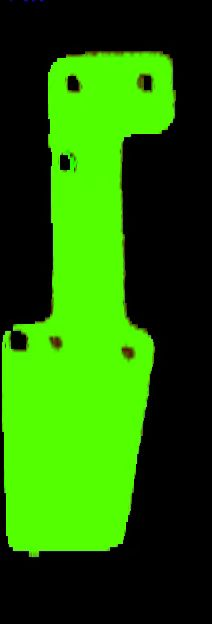
#> input picture 实验三/image1.jpg, 212 x 624 px
$ python experiment3.py
#> lines starting #> are read from the running program, lines starting #| are printed output that depends on the picture; after the words box and inside, x2 and y2 are one past the last pixel; in counts of white or black regions, pixels touching at a corner belong together
from itertools import combinations
from pathlib import Path

import cv2
import numpy as np


BASE_DIR = Path(__file__).resolve().parent
RESULT_DIR = BASE_DIR / "results"
RESULT_DIR.mkdir(exist_ok=True)


def imread(path, flags=cv2.IMREAD_COLOR):
    # 兼容中文路径读取，避免 cv2.imread 直接读取失败。
    data = np.fromfile(str(path), dtype=np.uint8)
    image = cv2.imdecode(data, flags)
    if image is None:
        raise FileNotFoundError(path)
    return image


def imwrite(path, image):
    # 兼容中文路径保存，结果图统一写入 results 目录。
    ext = Path(path).suffix
    ok, buf = cv2.imencode(ext, image)
    if not ok:
        raise RuntimeError(f"failed to encode {path}")
    buf.tofile(str(path))


def green_mask(image):
    # 绿色工件与黑色背景差异明显，HSV 阈值用于提取工件区域。
    hsv = cv2.cvtColor(image, cv2.COLOR_BGR2HSV)
    mask = cv2.inRange(hsv, np.array([35, 70, 60]), np.array([90, 255, 255]))
    mask = cv2.morphologyEx(mask, cv2.MORPH_CLOSE, cv2.getStructuringElement(cv2.MORPH_RECT, (5, 5)))
    return mask


def hole_contours(image):
    # 先填充工件外轮廓，再只在工件内部寻找黑色孔洞，排除外部黑背景。
    gray = cv2.cvtColor(image, cv2.COLOR_BGR2GRAY)
    mask = green_mask(image)
    contours, _ = cv2.findContours(mask, cv2.RETR_EXTERNAL, cv2.CHAIN_APPROX_SIMPLE)
    solid = np.zeros_like(mask)
    if contours:
        cv2.drawContours(solid, contours, -1, 255, thickness=cv2.FILLED)
    dark = cv2.inRange(gray, 0, 70)
    holes = cv2.bitwise_and(dark, solid)
    holes = cv2.morphologyEx(holes, cv2.MORPH_OPEN, cv2.getStructuringElement(cv2.MORPH_RECT, (3, 3)))
    contours, _ = cv2.findContours(holes, cv2.RETR_EXTERNAL, cv2.CHAIN_APPROX_SIMPLE)
    return [c for c in contours if cv2.contourArea(c) > 30], holes


def detect_round_holes(image_path, output_name):
    # 圆孔检测：提取孔洞轮廓，按圆度过滤，再计算最小外接圆。
    image = imread(BASE_DIR / image_path)
    contours, holes = hole_contours(image)

    circles = []
    marked = image.copy()
    for contour in contours:
        area = cv2.contourArea(contour)
        perimeter = cv2.arcLength(contour, True)
        if perimeter == 0:
            continue
        # 圆度越接近 1 越接近圆形，用于过滤非圆孔噪声。
        circularity = 4 * np.pi * area / (perimeter * perimeter)
        (x, y), radius = cv2.minEnclosingCircle(contour)
        if circularity > 0.45 and 3 < radius < 80:
            circles.append((float(x), float(y), float(radius), float(area)))

    circles = sorted(circles, key=lambda item: (item[1], item[0]))
    for idx, (x, y, radius, area) in enumerate(circles):
        cv2.circle(marked, (int(x), int(y)), int(radius), (0, 0, 255), 2)
        cv2.circle(marked, (int(x), int(y)), 3, (255, 0, 0), -1)
        cv2.putText(marked, f"C{idx}", (int(x) + 5, int(y) - 5), cv2.FONT_HERSHEY_SIMPLEX, 0.5, (0, 0, 255), 2)

    imwrite(RESULT_DIR / f"{output_name}_holes_mask.png", holes)
    imwrite(RESULT_DIR / f"{output_name}_round_holes.png", marked)
    return circles


def detect_slot_holes():
    # 长形孔检测：对孔洞轮廓求最小外接矩形，长宽比大于 2 视为长形孔。
    image = imread(BASE_DIR / "image2.jpg")
    contours, holes = hole_contours(image)

    slots = []
    marked = image.copy()
    for contour in contours:
        area = cv2.contourArea(contour)
        if area < 250:
            continue
        rect = cv2.minAreaRect(contour)
        (cx, cy), (w, h), angle = rect
        length = max(w, h)
        width = min(w, h)
        if width == 0 or length / width < 2.0:
            continue
        slots.append((cx, cy, length, width, area, rect, contour))

    slots = sorted(slots, key=lambda item: item[1])
    for idx, (cx, cy, length, width, area, rect, contour) in enumerate(slots):
        box = cv2.boxPoints(rect)
        box = box.astype(np.int32)
        cv2.drawContours(marked, [box], 0, (0, 0, 255), 2)
        cv2.putText(marked, f"S{idx}", (int(cx), int(cy)), cv2.FONT_HERSHEY_SIMPLEX, 0.45, (255, 0, 0), 2)

    imwrite(RESULT_DIR / "image2_slots_mask.png", holes)
    imwrite(RESULT_DIR / "image2_slot_detection.png", marked)
    return slots


def pair_distances(circles, limit=None):
    # 根据圆心坐标计算两两孔心距，结果单位为像素。
    pairs = []
    selected = circles[:limit] if limit else circles
    for (i, a), (j, b) in combinations(enumerate(selected), 2):
        distance = float(np.hypot(a[0] - b[0], a[1] - b[1]))
        pairs.append((i, j, distance))
    return pairs


def main():
    circles1 = detect_round_holes("image1.jpg", "image1")
#> in imread, image is the input picture: shape (624, 212, 3); mean B, G, R 1.7, 102.3, 34.5
#> in green_mask, `hsv = cv2.cvtColor(image, cv2.COLOR_BGR2HSV)`: hsv: shape (624, 212, 3); mean H, S, V 26.1, 120.5, 102.5
#> in green_mask, `mask = cv2.inRange(hsv, np.array([35, 70, 60]), np.array([90, 255, 255..`: mask: shape (624, 212); 40.8% white; 2 white regions (1 under 20 px), largest, box (x1, y1, x2, y2) and area: (2, 51, 176, 557) 53987
#> in green_mask, `mask = cv2.morphologyEx(mask, cv2.MORPH_CLOSE, cv2.getStructuringEleme..`:
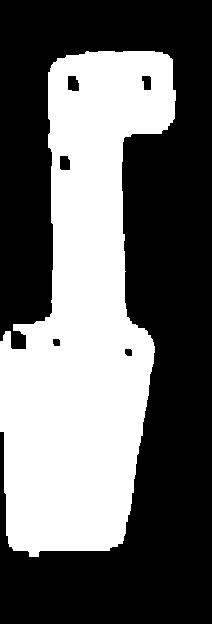
#> mask: shape (624, 212); 41% white; 1 white region
#> in hole_contours, `contours, _ = cv2.findContours(mask, cv2.RETR_EXTERNAL, cv2.CHAIN_APPR..`: contours = 1 contour; box (x1, y1, x2, y2) and area: (0, 51, 176, 557) 54026
#> in hole_contours, `cv2.drawContours(solid, contours, -1, 255, thickness=cv2.FILLED)`: solid: shape (624, 212); 41.4% white; 1 white region, box (x1, y1, x2, y2) and area: (0, 51, 176, 557) 54720
#> in hole_contours, `dark = cv2.inRange(gray, 0, 70)`: dark: shape (624, 212); 59.3% white; 1 black region, box (x1, y1, x2, y2) and area: (2, 51, 176, 557) 53837
#> in hole_contours, `holes = cv2.bitwise_and(dark, solid)`: holes: shape (624, 212); 0.67% white; 77 white regions (71 under 20 px), largest, box (x1, y1, x2, y2) and area: (0, 341, 3, 432) 183, (68, 76, 79, 91) 148, (60, 155, 70, 170) 142, (139, 75, 152, 91) 124, (122, 348, 133, 358) 70, (50, 338, 61, 347) 60
#> in hole_contours, `holes = cv2.morphologyEx(holes, cv2.MORPH_OPEN, cv2.getStructuringElem..`: holes: shape (624, 212); 0.53% white; 6 white regions
#> in hole_contours, `contours, _ = cv2.findContours(holes, cv2.RETR_EXTERNAL, cv2.CHAIN_APP..`: contours = 6 contours; box (x1, y1, x2, y2) and area: (68, 76, 79, 91) 125, (60, 155, 70, 170) 118, (141, 75, 152, 90) 92, (0, 341, 2, 432) 90, (123, 348, 133, 357) 51, (54, 338, 61, 347) 36
#> the loop in detect_round_holes, `for contour in contours:` made 6 passes
#> (area, perimeter, circularity, x, y, radius) on passes 1, 3, 4, 5, 6: (51, 30.49, 0.69, 127.5, 351.5, 5.7), (36.5, 23.9, 0.803, 57.08, 341.8, 4.33), (118.5, 45.41, 0.722, 64.5, 162, 8.32), (125, 45.66, 0.754, 73, 83, 8.6), (91.5, 45.07, 0.566, 145.5, 82, 8.32)
#> (contour, area, perimeter, circularity, x, y, radius) on pass 2: ([[0, 341], [0, 431], [1, 431], [1, 341]], 90, 182, 0.0341, 0.5, 386, 45)
#> after the loop in detect_round_holes, `for contour in contours:`: circles = [(127.5, 351.5, 5.7, 51), (57.08, 341.8, 4.33, 36.5), (64.5, 162, 8.32, 118.5), (73, 83, 8.6, 125), (145.5, 82, 8.32, 91.5)]
#> in detect_round_holes, `circles = sorted(circles, key=lambda item: (item[1], item[0]))`: circles = [(145.5, 82, 8.32, 91.5), (73, 83, 8.6, 125), (64.5, 162, 8.32, 118.5), (57.08, 341.8, 4.33, 36.5), (127.5, 351.5, 5.7, 51)]
#> the loop in detect_round_holes, `for idx, (x, y, radius, area) in enumerate(circles):` made 5 passes
#> after the loop in detect_round_holes, `for idx, (x, y, radius, area) in enumerate(circles):`: marked: shape (624, 212, 3); 1.12% of pixels changed, all inside (x1, y1, x2, y2) = (52, 66, 171, 358)
#> in imwrite, `ok, buf = cv2.imencode(ext, image)`: buf = 1336 values, max 255 at index 36, min 0 at index 8, mean 81.8
#> circles1 has the same summary as circles in detect_round_holes
    slots = detect_slot_holes()
#> call 2 of imread, with flags = 1
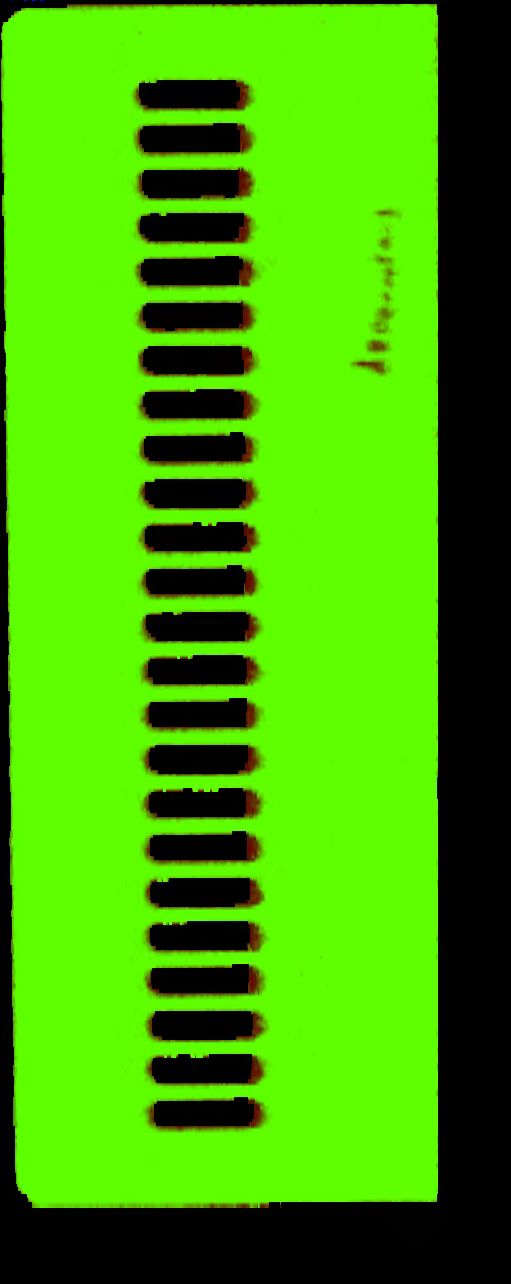
#> input picture 实验三/image2.jpg, 511 x 1284 px
#> in imread, image is the input picture: shape (1284, 511, 3); mean B, G, R 2.1, 169.4, 66
#> in green_mask (call 2), `hsv = cv2.cvtColor(image, cv2.COLOR_BGR2HSV)`: hsv: shape (1284, 511, 3); mean H, S, V 42.1, 200.7, 170.2
#> in green_mask (call 2), `mask = cv2.inRange(hsv, np.array([35, 70, 60]), np.array([90, 255, 255..`: mask: shape (1284, 511); 67.6% white; 27 black regions, largest, box (x1, y1, x2, y2) and area: (0, 0, 511, 1284) 140340, (140, 346, 254, 376) 3166, (148, 1011, 262, 1040) 3094
#> in green_mask (call 2), `mask = cv2.morphologyEx(mask, cv2.MORPH_CLOSE, cv2.getStructuringEleme..`: mask: shape (1284, 511); 67.7% white; 28 black regions
#> in hole_contours (call 2), `contours, _ = cv2.findContours(mask, cv2.RETR_EXTERNAL, cv2.CHAIN_APPR..`: contours = 1 contour; box (x1, y1, x2, y2) and area: (0, 4, 438, 1208) 514446
#> in hole_contours (call 2), `cv2.drawContours(solid, contours, -1, 255, thickness=cv2.FILLED)`: solid: shape (1284, 511); 78.7% white; 2 black regions, box (x1, y1, x2, y2) and area: (0, 0, 511, 1284) 139961, (0, 173, 4, 195) 87
#> in hole_contours (call 2), `dark = cv2.inRange(gray, 0, 70)`: dark: shape (1284, 511); 32% white; 29 white regions (3 under 20 px), largest, box (x1, y1, x2, y2) and area: (0, 0, 511, 1284) 140203, (140, 346, 252, 376) 3034, (139, 213, 250, 242) 3022
#> in hole_contours (call 2), `holes = cv2.bitwise_and(dark, solid)`: holes: shape (1284, 511); 10.7% white; 52 white regions (25 under 20 px), largest, box (x1, y1, x2, y2) and area: (140, 346, 252, 376) 3034, (139, 213, 250, 242) 3022, (149, 1011, 262, 1041) 2994
#> in hole_contours (call 2), `holes = cv2.morphologyEx(holes, cv2.MORPH_OPEN, cv2.getStructuringElem..`: holes: shape (1284, 511); 10.6% white; 30 white regions (2 under 20 px)
#> in hole_contours (call 2), `contours, _ = cv2.findContours(holes, cv2.RETR_EXTERNAL, cv2.CHAIN_APP..`: contours = 30 contours, 4 with area under 20; largest, box (x1, y1, x2, y2) and area: (140, 346, 252, 375) 2892, (139, 213, 249, 242) 2884, (149, 1011, 261, 1040) 2860, (142, 479, 254, 508) 2858, (145, 612, 256, 642) 2848
#> in detect_slot_holes, `contours, holes = hole_contours(image)`: contours = 25 contours; largest, box (x1, y1, x2, y2) and area: (140, 346, 252, 375) 2892, (139, 213, 249, 242) 2884, (149, 1011, 261, 1040) 2860, (142, 479, 254, 508) 2858, (145, 612, 256, 642) 2848
#> the loop in detect_slot_holes, `for contour in contours:` made 25 passes
#> (area, cx, cy, w, h, angle, length, width) on passes 1 to 12: (2684, 205.4, 1112.6, 109.2, 29.4, -1.71, 109.2, 29.4), (2804.5, 205, 1068.5, 29, 112, -90, 112, 29), (2859.5, 204.5, 1025, 28, 111, -90, 111, 28), (2669.5, 202.4, 979.1, 109.1, 29.15, -1.01, 109.1, 29.15), (2788, 203.5, 935.5, 29, 109, -90, 109, 29), (2836, 202.5, 892, 28, 111, -90, 111, 28), (2668, 202, 846.2, 110.2, 29.31, -1.06, 110.2, 29.31), (2690.5, 202.5, 802.2, 111.1, 28.94, -0.881, 111.1, 28.94), (2839, 201.5, 759, 28, 109, -90, 109, 28), (2625, 200.4, 713, 107, 29.22, -0.807, 107, 29.22), (2711, 200.5, 669, 28, 109, -90, 109, 28), (2848, 200, 626.5, 29, 110, -90, 110, 29)
#> (contour, area) on pass 24: ([[0, 101], [0, 172], [1, 172], [1, 101]], 71)
#> after the loop in detect_slot_holes, `for contour in contours:`: slots = 24 items
#> the loop in detect_slot_holes, `for idx, (cx, cy, length, width, area, rect, contour) in enumerate(slo..` made 24 passes
#> (cx, cy, length, width, area, rect, box) on passes 1 to 5: (192, 94, 108, 28, 2836, ((192, 94), (28, 108), -90), [[246, 108], [138, 108], [138, 80], [246, 80]]), (192.9, 137.7, 110, 28.54, 2738.5, ((192.9, 137.7), (110, 28.54), -1.19), [[138, 153], [137, 124], [247, 122], [248, 150]]), (195, 184, 110, 28, 2775.5, ((195, 184), (28, 110), -90), [[250, 198], [140, 198], [140, 170], [250, 170]]), (193.5, 227, 109, 28, 2884, ((193.5, 227), (28, 109), -90), [[248, 241], [139, 241], [139, 213], [248, 213]]), (195, 270.7, 110.2, 28.66, 2749, ((195, 270.7), (110.2, 28.66), -1.19), [[140, 286], [139, 257], [249, 255], [250, 283]])
#> after the loop in detect_slot_holes, `for idx, (cx, cy, length, width, area, rect, contour) in enumerate(slo..`:
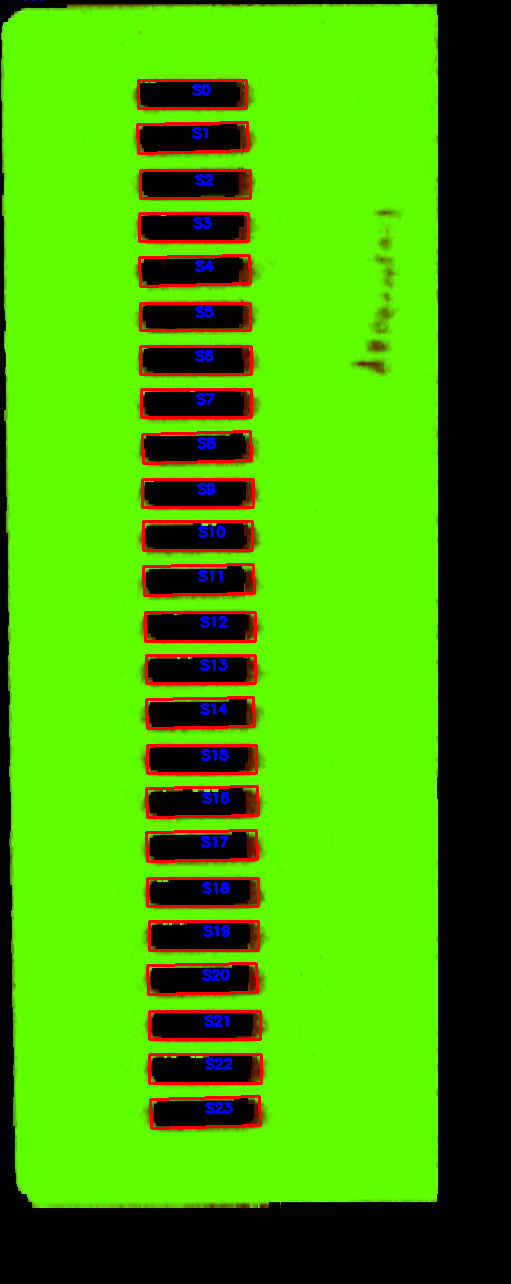
#> marked: shape (1284, 511, 3); 3.67% of pixels changed, all inside (x1, y1, x2, y2) = (136, 79, 263, 1130)
#> slots = 24 items
    circles3 = detect_round_holes("image3.jpg", "image3")
#> call 2 of detect_round_holes, with image_path = 'image3.jpg', output_name = 'image3'
#> call 3 of imread, with flags = 1
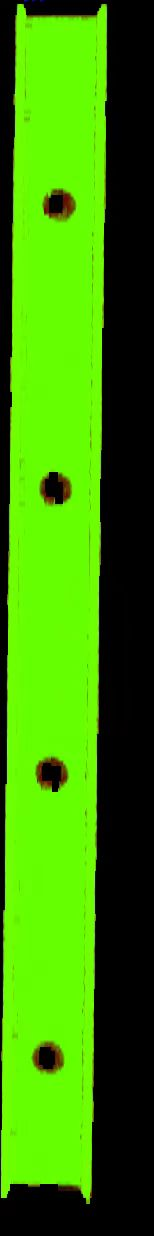
#> input picture 实验三/image3.jpg, 154 x 1236 px
#> in imread, image is the input picture: shape (1236, 154, 3); mean B, G, R 2.6, 138.5, 58.3
#> in green_mask (call 3), `hsv = cv2.cvtColor(image, cv2.COLOR_BGR2HSV)`: hsv: shape (1236, 154, 3); mean H, S, V 35.8, 170.1, 139
#> in green_mask (call 3), `mask = cv2.inRange(hsv, np.array([35, 70, 60]), np.array([90, 255, 255..`: mask: shape (1236, 154); 55.1% white; 5 black regions, box (x1, y1, x2, y2) and area: (0, 0, 154, 1236) 82811, (37, 759, 67, 792) 730, (41, 472, 70, 504) 713, (44, 190, 74, 218) 643, (34, 1043, 63, 1072) 618
#> in green_mask (call 3), `mask = cv2.morphologyEx(mask, cv2.MORPH_CLOSE, cv2.getStructuringEleme..`:
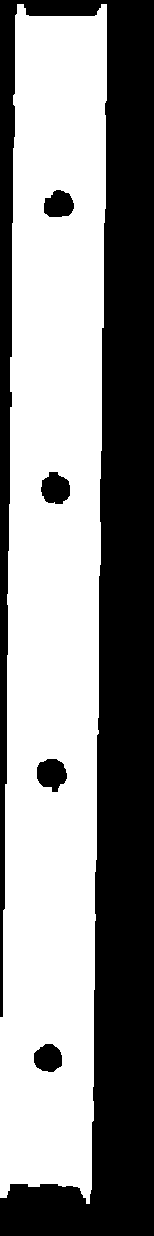
#> mask: shape (1236, 154); 55.2% white; 5 black regions
#> in hole_contours (call 3), `contours, _ = cv2.findContours(mask, cv2.RETR_EXTERNAL, cv2.CHAIN_APPR..`: contours = 1 contour; box (x1, y1, x2, y2) and area: (0, 4, 107, 1204) 106508
#> in hole_contours (call 3), `cv2.drawContours(solid, contours, -1, 255, thickness=cv2.FILLED)`: solid: shape (1236, 154); 56.6% white; 1 black region, box (x1, y1, x2, y2) and area: (0, 0, 154, 1236) 82525
#> in hole_contours (call 3), `dark = cv2.inRange(gray, 0, 70)`: dark: shape (1236, 154); 44.7% white; 6 white regions (1 under 20 px), largest, box (x1, y1, x2, y2) and area: (0, 0, 154, 1236) 82804, (41, 472, 70, 504) 656, (37, 758, 67, 792) 625, (44, 190, 73, 217) 509, (35, 1045, 62, 1071) 485
#> in hole_contours (call 3), `holes = cv2.bitwise_and(dark, solid)`: holes: shape (1236, 154); 1.4% white; 29 white regions (24 under 20 px), largest, box (x1, y1, x2, y2) and area: (41, 472, 70, 504) 656, (37, 758, 67, 792) 625, (44, 190, 73, 217) 509, (35, 1045, 62, 1071) 485, (0, 1017, 3, 1198) 286
#> in hole_contours (call 3), `holes = cv2.morphologyEx(holes, cv2.MORPH_OPEN, cv2.getStructuringElem..`:
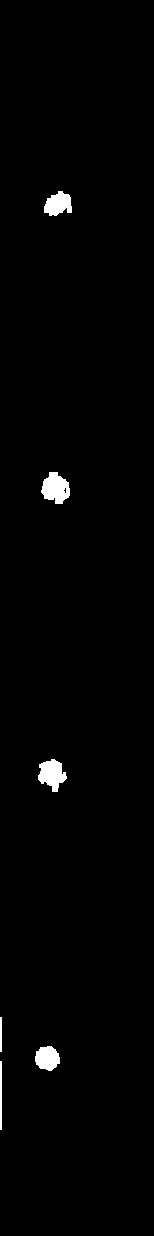
#> holes: shape (1236, 154); 1.3% white; 6 white regions
#> in hole_contours (call 3), `contours, _ = cv2.findContours(holes, cv2.RETR_EXTERNAL, cv2.CHAIN_APP..`: contours = 6 contours; box (x1, y1, x2, y2) and area: (41, 472, 70, 504) 600, (38, 759, 67, 792) 548, (44, 191, 72, 216) 446, (35, 1046, 60, 1071) 436, (0, 1061, 2, 1130) 68, (0, 1017, 2, 1052) 34
#> the loop in detect_round_holes (call 2), `for contour in contours:` made 6 passes
#> (area, perimeter, circularity, x, y, radius) on passes 2, 4, 5, 6: (435.5, 83.7, 0.781, 47.2, 1057.6, 12.99), (548.5, 115, 0.521, 51.14, 775.4, 16.66), (600, 107.9, 0.647, 55.5, 487.5, 16.81), (446, 101.1, 0.548, 57.5, 205, 15.22)
#> (contour, area, perimeter, circularity, x, y, radius) on passes 1, 3: ([[0, 1061], [0, 1129], [1, 1129], [1, 1061]], 68, 138, 0.0449, 0.5, 1095, 34), ([[0, 1017], [0, 1051], [1, 1051], [1, 1017]], 34, 70, 0.0872, 0.5, 1034, 17.01)
#> after the loop in detect_round_holes (call 2), `for contour in contours:`: circles = [(47.2, 1057.6, 12.99, 435.5), (51.14, 775.4, 16.66, 548.5), (55.5, 487.5, 16.81, 600), (57.5, 205, 15.22, 446)]
#> in detect_round_holes (call 2), `circles = sorted(circles, key=lambda item: (item[1], item[0]))`: circles = [(57.5, 205, 15.22, 446), (55.5, 487.5, 16.81, 600), (51.14, 775.4, 16.66, 548.5), (47.2, 1057.6, 12.99, 435.5)]
#> the loop in detect_round_holes (call 2), `for idx, (x, y, radius, area) in enumerate(circles):` made 4 passes
#> after the loop in detect_round_holes (call 2), `for idx, (x, y, radius, area) in enumerate(circles):`:
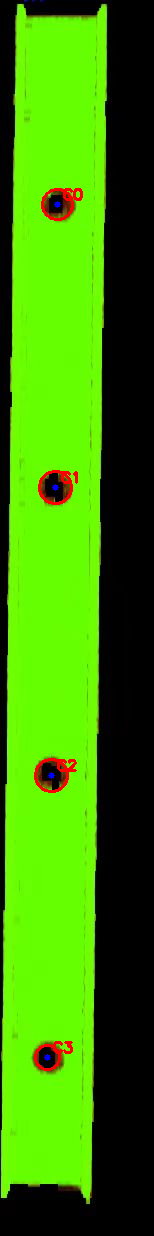
#> marked: shape (1236, 154, 3); 0.92% of pixels changed, all inside (x1, y1, x2, y2) = (34, 188, 83, 1071)
#> circles3 has the same summary as circles in detect_round_holes

    top_two_image3 = sorted(circles3, key=lambda item: item[1])[:2]
#> top_two_image3 = [(57.5, 205, 15.22, 446), (55.5, 487.5, 16.81, 600)]
    top_distance = pair_distances(top_two_image3)
#> in pair_distances, `selected = circles[:limit] if limit else circles`: selected has the same summary as top_two_image3 in main
#> the loop in pair_distances, `for (i, a), (j, b) in combinations(enumerate(selected), 2):` made 1 pass
#> (a, j, b, distance) on pass 1: ((57.5, 205, 15.22, 446), 1, (55.5, 487.5, 16.81, 600), 282.5)
#> after the loop in pair_distances, `for (i, a), (j, b) in combinations(enumerate(selected), 2):`: pairs = [(0, 1, 282.5)]
#> top_distance = [(0, 1, 282.5)]

    lines = [
        "Experiment 3 result summary",
        f"image1 round holes: {len(circles1)}",
    ]
#> lines = ['Experiment 3 result summary', 'image1 round holes: 5']
    for idx, (x, y, radius, area) in enumerate(circles1):
        lines.append(f"image1 C{idx}: center=({x:.1f},{y:.1f}), radius={radius:.1f}px, area={area:.1f}px2")
#> this loop made 5 passes
#> after the loop, lines = 7 items
    for i, j, distance in pair_distances(circles1):
        lines.append(f"image1 C{i}-C{j}: {distance:.2f}px")
#> this loop made 10 passes
#> (i, j, distance) on passes 2 to 10: (0, 2, 113.8), (0, 3, 274.4), (0, 4, 270.1), (1, 2, 79.46), (1, 3, 259.3), (1, 4, 274), (2, 3, 180), (2, 4, 199.7), (3, 4, 71.09)
#> (j, distance) on pass 1: (1, 72.51)
#> after the loop, lines = 17 items

    lines.append(f"image2 slot count: {len(slots)}")
    for idx, (cx, cy, length, width, area, rect, _) in enumerate(slots):
        lines.append(f"image2 S{idx}: center=({cx:.1f},{cy:.1f}), length={length:.1f}px, width={width:.1f}px, area={area:.1f}px2")
#> this loop made 24 passes
#> (cx, cy, length, width, area, rect) on passes 1 to 9: (192, 94, 108, 28, 2836, ((192, 94), (28, 108), -90)), (192.9, 137.7, 110, 28.54, 2738.5, ((192.9, 137.7), (110, 28.54), -1.19)), (195, 184, 110, 28, 2775.5, ((195, 184), (28, 110), -90)), (193.5, 227, 109, 28, 2884, ((193.5, 227), (28, 109), -90)), (195, 270.7, 110.2, 28.66, 2749, ((195, 270.7), (110.2, 28.66), -1.19)), (195, 316.5, 110, 27, 2689, ((195, 316.5), (27, 110), -90)), (195.5, 360, 111, 28, 2892, ((195.5, 360), (28, 111), -90)), (196, 403, 110, 28, 2746, ((196, 403), (28, 110), -90)), (197, 447.5, 108.2, 29.28, 2688, ((197, 447.5), (108.2, 29.28), -1.51))
#> after the loop, lines = 42 items

    lines.append(f"image3 round holes: {len(circles3)}")
    for idx, (x, y, radius, area) in enumerate(circles3):
        lines.append(f"image3 C{idx}: center=({x:.1f},{y:.1f}), radius={radius:.1f}px, area={area:.1f}px2")
#> this loop made 4 passes
#> after the loop, lines = 47 items
    for i, j, distance in top_distance:
        lines.append(f"image3 top two centers C{i}-C{j}: {distance:.2f}px")
#> this loop made 1 pass
#> (j, distance) on pass 1: (1, 282.5)
#> after the loop, lines = 48 items

    (RESULT_DIR / "result_summary.txt").write_text("\n".join(lines), encoding="utf-8")
    print("experiment3 ok")


if __name__ == "__main__":
    main()
